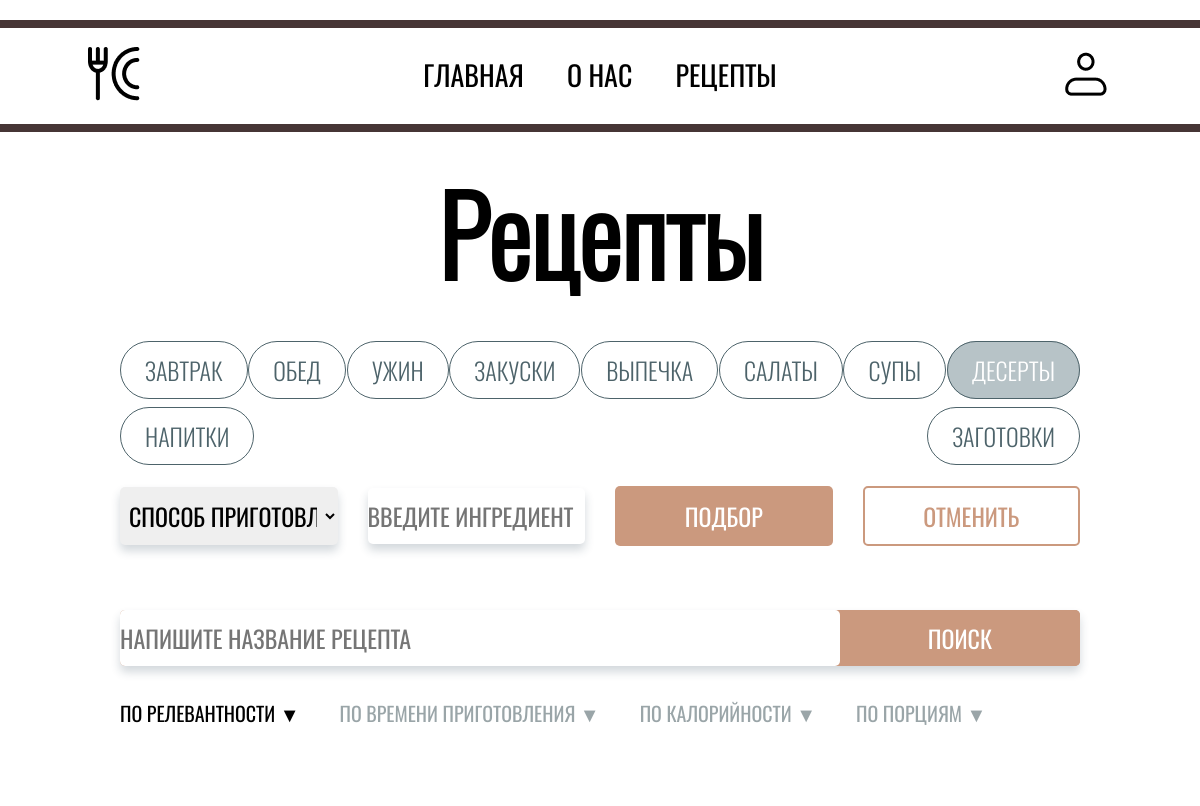
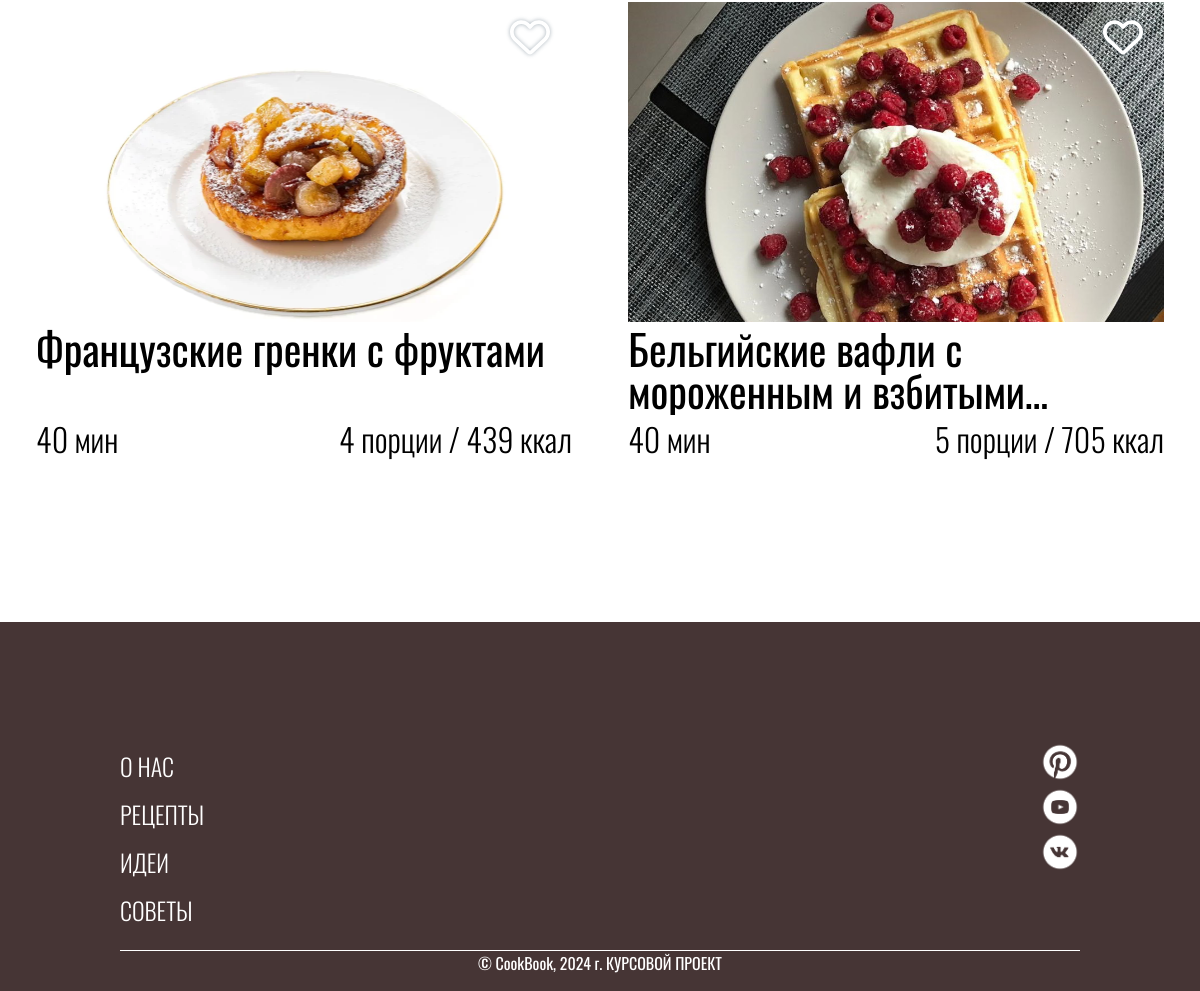
The app's page /recipes.php?category=ДЕСЕРТЫ with its own data (2 pictures, top to bottom).
### tables this page shows
CREATE TABLE `categories` (
  `id_category` int(11) NOT NULL,
  `category` varchar(100) NOT NULL
);

CREATE TABLE `recipes` (
  `id_recipe` int(11) NOT NULL,
  `name_recipe` varchar(200) NOT NULL,
  `img_recipe` varchar(300) NOT NULL,
  `cooking_time` varchar(50) NOT NULL,
  `cooking_time_minutes` int(11) NOT NULL,
  `servings` int(11) NOT NULL,
  `calories` int(11) NOT NULL
);

### recipes.php (the view, shortened to what this page needs)
<?php
require_once 'includes/connect/connect.php';
?>
<!DOCTYPE html>
<html lang="en">
<head>
    <link rel="stylesheet" href="assets/css/recipes.css">
</head>
<body>
    <main id="main">
        <div id="recipes">
            <h1 class="title-h1">Рецепты</h1>
            <div id="container-search">
                <ul id="container-search__categories-items">
                    <?php
                    $stmt = $pdo->query("SELECT category FROM categories");
                    $categories = $stmt->fetchAll(PDO::FETCH_ASSOC);
                    foreach ($categories as $category) {
                        echo '<li class="container-search__categories-item">
                                <a href="recipes.php?category=' . urlencode($category['category']) . '" class="categories-item" onclick="changeColor(event)">' . htmlspecialchars($category['category']) . '</a>
                                </li>';
                    }
                    ?>
                </ul>
                <div id="container-search__filter">
                    <div id="aaa">
                        <div id="container-search__filter-sort">
                            <select name="cooking-method" id="cookin-method-select">
                            <option value="cookingmethod">СПОСОБ ПРИГОТОВЛЕНИЯ</option>
                            </select>
                        </div>
                        <div id="container-search__filter-ingredients">
                            <input type="text" placeholder="ВВЕДИТЕ ИНГРЕДИЕНТ" name="text-ingredient" id="text-ingredient">
                        </div>
                    </div>
                    <form action="" method="post" id="form-selection">
                        <input type="button" value="ПОДБОР" name="selection" id="selection">
                        <input type="button" value="ОТМЕНИТЬ" name="cancel-selection" id="cancel-selection">
                    </form>
                </div>
                <form action="" id="search">
                    <input type="text" placeholder="НАПИШИТЕ НАЗВАНИЕ РЕЦЕПТА" name="text-search" id="text-search">
                    <input type="button" value="ПОИСК" id="btn-search">
                </form>
                <ul id="container-search__sort-items">
                    <li class="sort-item">
                        <button data-sort="relevance" class="sort-button">ПО РЕЛЕВАНТНОСТИ <span class="sort-icon">▼</span></button>
                    </li>
                    <li class="sort-item">
                        <button data-sort="time" class="sort-button">ПО ВРЕМЕНИ ПРИГОТОВЛЕНИЯ <span class="sort-icon">▼</span></button>
                    </li>
                    <li class="sort-item">
                        <button data-sort="calories" class="sort-button">ПО КАЛОРИЙНОСТИ <span class="sort-icon">▼</span></button>
                    </li>
                    <li class="sort-item">
                        <button data-sort="servings" class="sort-button">ПО ПОРЦИЯМ <span class="sort-icon">▼</span></button>
                    </li>
                </ul>
            </div>
            <div id="recipes-list">
                <?php
                $category = $_GET['category'] ?? null;
                $query = "SELECT recipes.* FROM recipes";
                if ($category) {
                    $query .= "
                    JOIN recipe_categories ON recipes.id_recipe = recipe_categories.recipe_id
                    JOIN categories ON recipe_categories.category_id = categories.id_category
                    WHERE categories.category = :category";
                }
                $stmt = $pdo->prepare($query);
                if ($category) {
                    $stmt->bindParam(':category', $category, PDO::PARAM_STR);
                }
                $stmt->execute();
                $recipes = $stmt->fetchAll(PDO::FETCH_ASSOC);
                foreach ($recipes as $recipe) {
                    echo '<div class="recipe-item" data-recipe-id="' . htmlspecialchars($recipe['id_recipe']) . '">
                            <a href="recipe.php?id=' . htmlspecialchars($recipe['id_recipe']) . '" class="href-recipe-item">
                                <div class="recipe-image">
                                    <img src="' . htmlspecialchars($recipe['img_recipe']) . '" alt="' . htmlspecialchars($recipe['name_recipe']) . '">
                                </div>
                                <div class="recipe-text">
                                    <section class="recipe-text__title">
                                        <p class="title-recipe">' . htmlspecialchars($recipe['name_recipe']) . '</p>
                                    </section>
                                    <section class="recipe-text__description">
                                        <section class="description-time">
                                            <p class="recipe-cooking-time">' . htmlspecialchars($recipe['cooking_time']) . '</p>
                                        </section>
                                        <section class="description-portions-calories">
                                            <p>' . htmlspecialchars($recipe['servings']) . ' порции / ' . htmlspecialchars($recipe['calories']) . ' ккал</p>
                                        </section>
                                    </section>
                                </div>
                            </a>
                            <div class="hearts">
                                <button class="svg-heart-lines">
                                </button>
                            </div>
                        </div>';
                    }
                ?>
            </div>
        </div>
    </main>
</body>
</html>

### assets/css/recipes.css (style rules this page uses)
* { margin: 0; padding: 0; }
html { scroll-behavior: smooth; }
p { font-family: 'Oswald'; }
h1 { font-family: 'OswaldLight'; text-align: center; }
.title-h1 { font-size: calc(100px + 8 * (100vw - 320px) / 880); }
li { list-style-type: none; }
a { font-family: 'Oswald'; color: black; text-decoration: none; }
input { font-family: 'Oswald'; width: 100%; }
#container-search { width: 80%; padding: 5vh 10%; }
#container-search input { font-size: 24px; }
input[type=text] { border: #4d636a; border: none; padding: 10px 0px; border-radius: 5px; box-shadow: 0px 6px 10px 0px rgba(34, 60, 80, 0.2); }
input[type=button] { width: 100%; border-radius: 5px; background: #cb997e; color: #fff; padding: 10px 0; text-align: center; outline: none; border: none; cursor: pointer; }
#container-search__categories-items { width: 100%; display: flex; justify-content: space-between; flex-wrap: wrap; flex-direction:row; row-gap: 30px; }
#container-search__categories-items li a { font-size: 24px; padding: 10px 24px; border: 1px #4d636a solid; border-radius: 50px; font-family: 'OswaldLight'; background: #fff; color: #4d636a; }
#container-search__filter { display: grid; grid-template-columns: repeat(2,1fr); column-gap: 30px; align-items: center; padding: 4vh 0; }
#container-search__filter #aaa { display: grid; grid-template-columns: repeat(2,1fr); column-gap: 30px; align-items: center; }
#container-search__filter select { font-family: 'Oswald'; border: #4d636a; font-size: 24px; width: 100%; padding: 10px 5px; border-radius: 5px; box-shadow: 0px 6px 10px 0px rgba(34, 60, 80, 0.2); }
#container-search__filter select option:first-child { display: none; }
#form-selection { display: grid; grid-template-columns: repeat(2,1fr); column-gap: 30px; }
#text-search { box-shadow: none; }
#form-selection * { width: 100%; }
#cancel-selection { color: #cb997e; background: #fff; padding: 10px 0; text-align: center; outline: none; border: #cb997e 2px solid; }
input#selection { width: 100%; }
#search { display: grid; grid-template-columns: 3fr 1fr; margin: 4vh 0; background: #cb997e; border-radius: 5px; box-shadow: 0px 6px 10px 0px rgba(34, 60, 80, 0.2); }
#container-search__sort-items { display: flex; column-gap: 40px; row-gap: 10px; flex-wrap: wrap; flex-direction: row; }
#container-search__sort-items button { font-family: 'Oswald'; font-size: 20px; color: #9aa5a8; border: none; background: none; cursor: pointer; }
.sort-icon { display: inline-block; transform: rotate(0deg); }
#recipes-list { padding: 5vh 5%; width: 90%; display: grid; grid-template-columns: repeat(3,1fr); column-gap: 5%; }
.recipe-item { padding-bottom: 5vh; }
.recipe-image img { width: 100%; height: 40vh; object-fit: cover; }
.recipe-text { height: auto; }
.title-recipe { font-size: 42px; line-height: 1; height: 2.1em; max-width: 100%; display: -webkit-box; -webkit-line-clamp: 2; -webkit-box-orient: vertical; overflow: hidden; text-overflow: ellipsis; }
.recipe-text__description { display: flex; justify-content: space-between; }
.recipe-text__description p { font-size: 32px; font-family: 'OswaldLight'; }
.recipe-item { position: relative; z-index: 1; }
.hearts { position: absolute; z-index: 2; top: 3%; right: 4%; }
.hearts button { background: none; border: none; }
.svg-heart-lines svg, .svg-heart-fill svg { height: 5vh; -webkit-filter: drop-shadow( 3px 3px 2px rgba(34, 60, 80, 0.4)); filter: drop-shadow( 0px 0px 2px rgba(34, 60, 80, 0.4)); }
@media (max-width: 1200px) { #recipes-list { padding: 5vh 3%; width: 94%; grid-template-columns: repeat(2, 1fr); } }
@media (max-width: 1200px) { .title-recipe { font-size: calc(34px + 8 * (100vw - 320px) / 880); } }
@media (max-width: 1200px) { .recipe-text__description p { font-size: calc(24px + 8 * (100vw - 320px) / 880); } }

### assets/css/header.css (style rules this page uses)
#header { width: 90%; height: 12vh; padding: 0 5%; margin: 20px 0; display: grid; grid-template-columns: 10% 80% 10%; align-items: center; justify-items: center; border-top: #463535 8px solid; border-bottom: #463535 8px solid; }
#header__items-links { width: 100%; }
#header__items-links ul { display: flex; justify-content: center; column-gap: 5%; }
#header__items-links a { font-size: calc(20px + 8 * (100vw - 320px) / 880); }
#header__items-links a:after { display: block; content: ""; height: 3px; width: 0%; background-color: #cb997e; transition: width 0.3s ease-out; text-align: center; }

### records on screen
categories: category "ЗАВТРАК"
categories: category "ОБЕД"
categories: category "УЖИН"
categories: category "ЗАКУСКИ"
categories: category "ВЫПЕЧКА"
categories: category "САЛАТЫ"
categories: category "СУПЫ"
categories: category "ДЕСЕРТЫ"
categories: category "НАПИТКИ"
categories: category "ЗАГОТОВКИ"
recipes: img_recipe (picture), name_recipe "Французские гренки с фруктами", cooking_time "40 мин", servings "4", calories "439"
recipes: img_recipe (picture), name_recipe "Бельгийские вафли с мороженным и…", cooking_time "40 мин", servings "5", calories "705"
